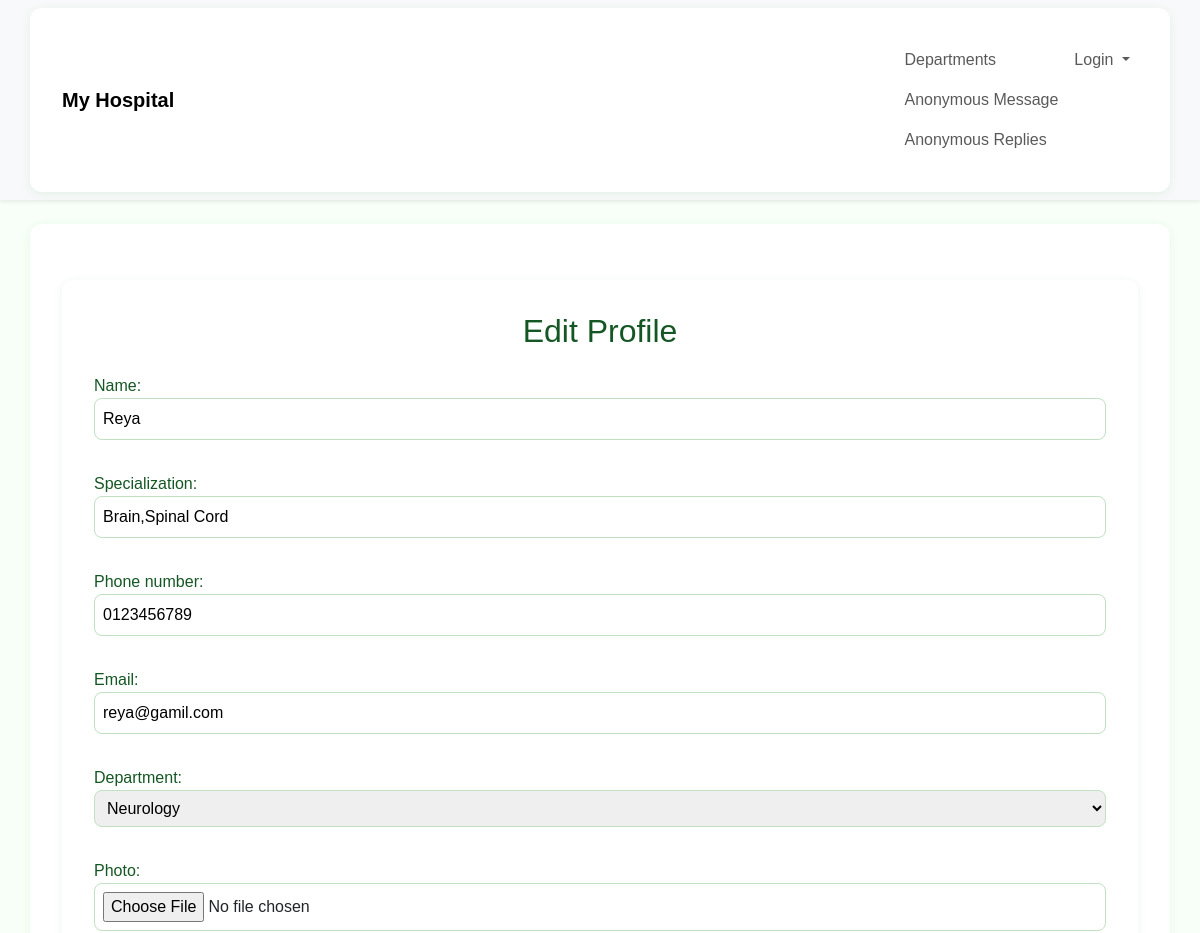
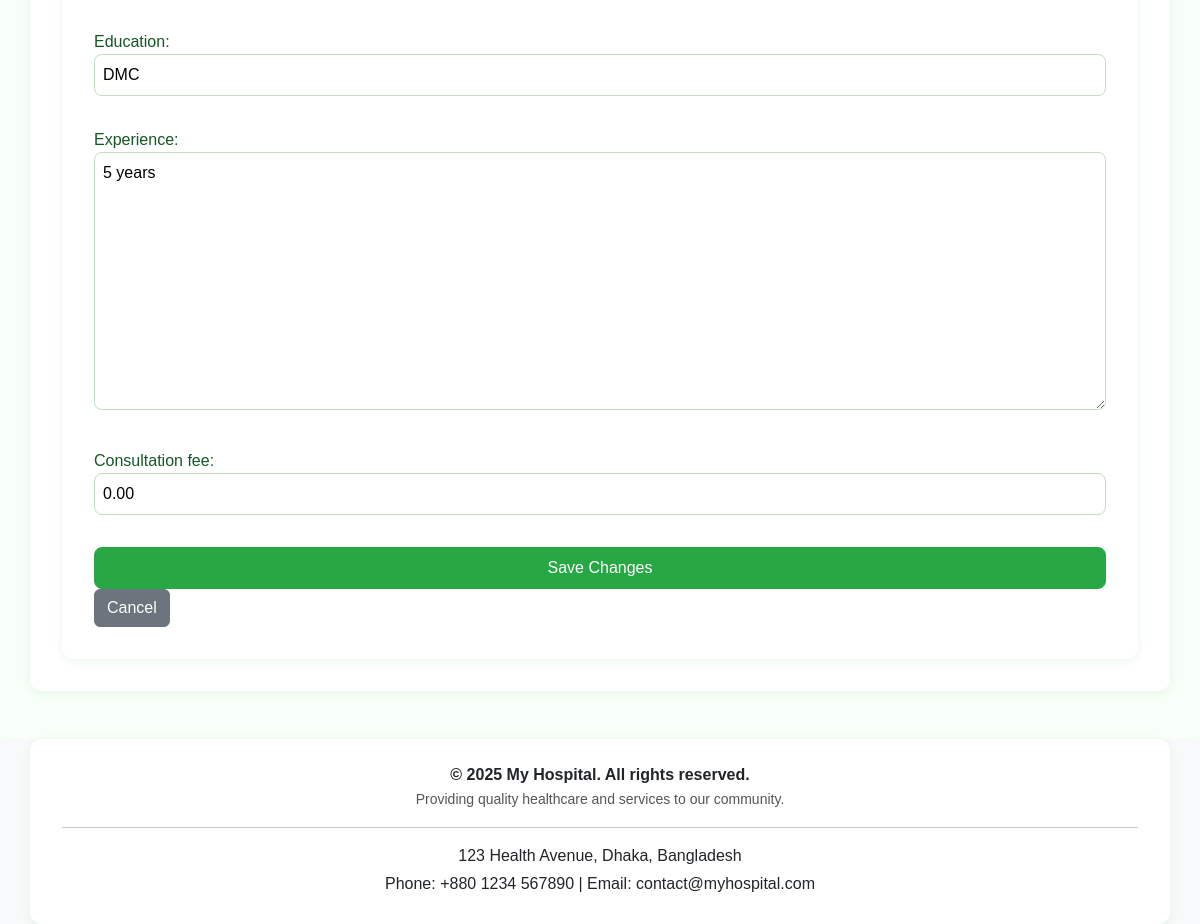
The app's page /doctors/doctor/edit-profile/ (signed in), older data (2 pictures, top to bottom).
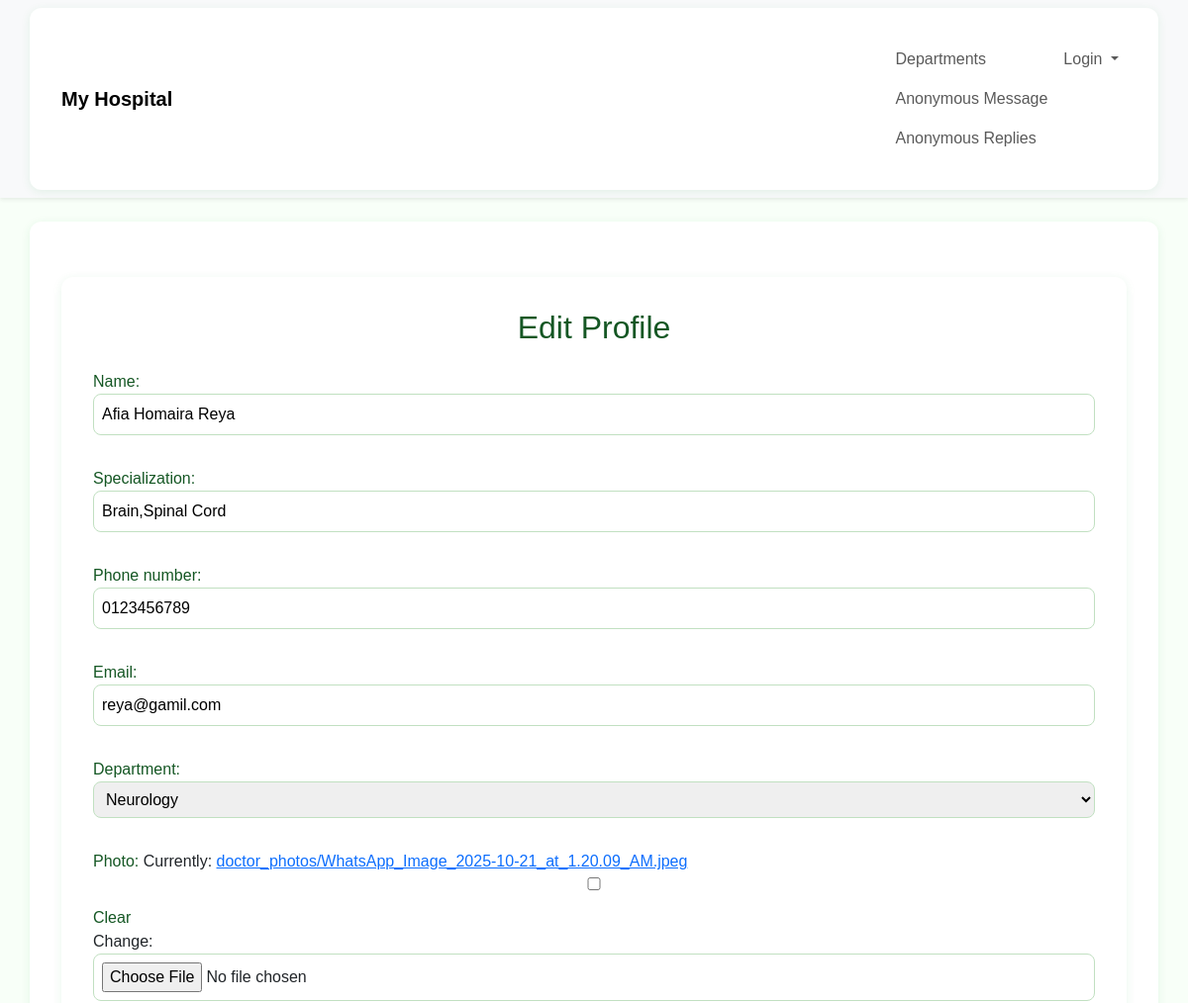
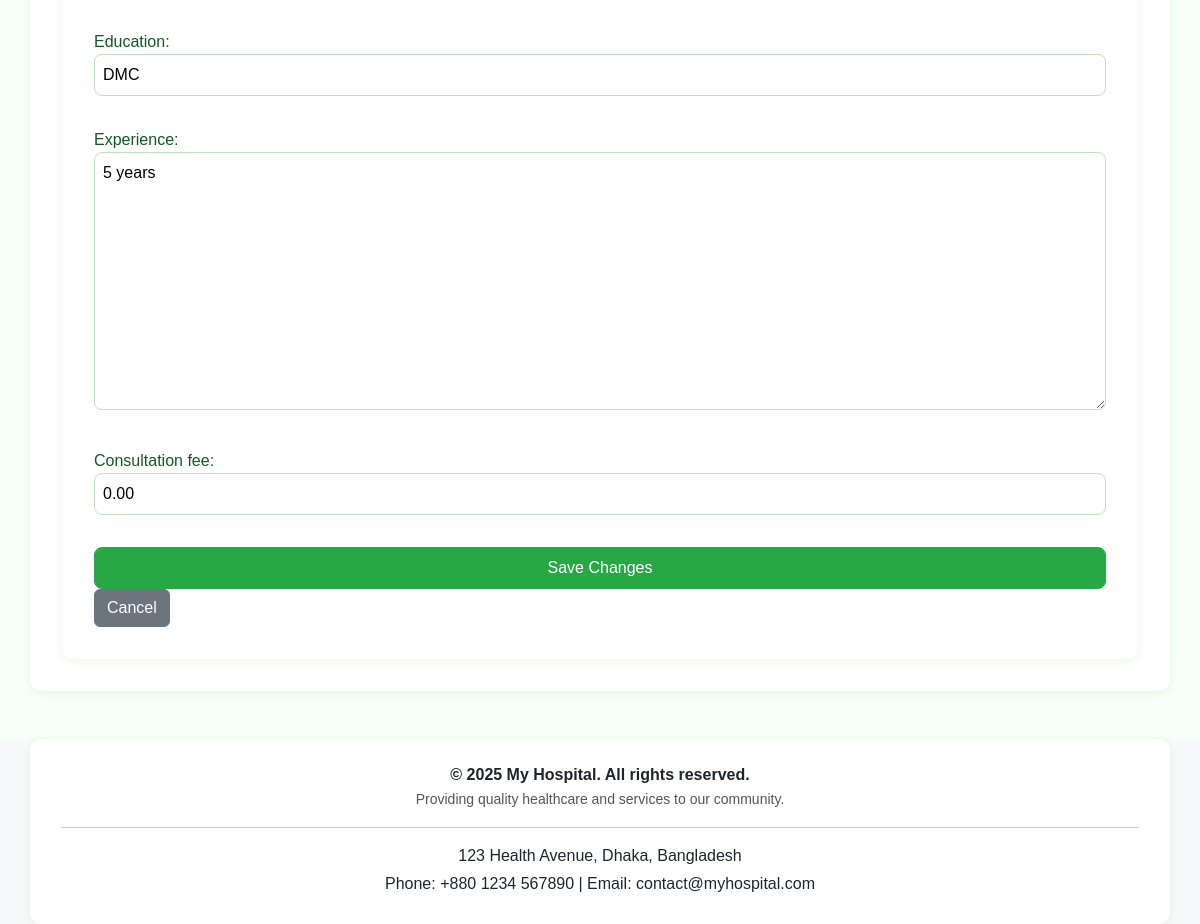
The same page, newer data (2 pictures, top to bottom).
### doctors/models.py (models this page shows, shortened)
class doctor(models.Model):
    user = models.OneToOneField(User, on_delete=models.CASCADE, null=True, blank=True)  # link to Django user
    name = models.CharField(max_length=100)
    specialization = models.CharField(max_length=100)
    phone_number = models.CharField(max_length=15)
    email = models.EmailField()
    department = models.ForeignKey('department', on_delete=models.CASCADE, null=True, blank=True)
    photo = models.ImageField(upload_to='doctor_photos/', null=True, blank=True)
    education = models.CharField(max_length=255, null=True, blank=True)
    experience = models.TextField(null=True, blank=True)
    consultation_fee = models.DecimalField(max_digits=8, decimal_places=2, default=0)

class department(models.Model):
    name = models.CharField(max_length=100)
    head = models.CharField(max_length=100)
    def __str__(self):
        return self.name

### doctors/views.py (the view)
# urls.py: path('doctor/edit-profile/', views.edit_doctor_profile, name='edit_doctor_profile'),
@login_required
def edit_doctor_profile(request):
    doc = request.user.doctor
    if request.method == 'POST':
        form = DoctorProfileForm(request.POST, request.FILES, instance=doc)
        if form.is_valid():
            form.save()
            return redirect('doctor_dashboard')  # Redirect to dashboard after saving
    else:
        form = DoctorProfileForm(instance=doc)
    return render(request, 'edit_doctor_profile.html', {'form': form})

### doctors/forms.py
class DoctorProfileForm(forms.ModelForm):
    class Meta:
        model = doctor
        fields = ['name', 'specialization', 'phone_number', 'email', 'department', 'photo', 'education', 'experience', 'consultation_fee']

### templates/edit_doctor_profile.html (shortened to what this page needs)
{% extends 'base.html' %}
{% load static %}
{% block content %}
<link rel="stylesheet" href="{% static 'edit_profile.css' %}">
<div class="container mt-4">
    <h2>Edit Profile</h2>
    <form method="post" enctype="multipart/form-data">
        {{ form.as_p }}
        <button type="submit" class="btn btn-primary">Save Changes</button>
        <a href="{% url 'doctor_dashboard' %}" class="btn btn-secondary">Cancel</a>
    </form>
</div>
{% endblock %}

Row changes from the older to the newer data that the page shows:
changed doctor "Brain,Spinal Cord": name "Reya" → "Afia Homaira Reya"
Text that changed along with them:
form field as_p: (not shown) → "☐"
text no longer shown: "Name: Specialization: Phone number: Email: Department: Photo: Education: Experience: Consultation fee:"
text now shown: "Name: Specialization: Phone number: Email: Department: Photo: Currently: doctor_photos/WhatsApp_Image_2025-10-21_at_1.20.09_AM.jpeg Clear Change: Education: Experience: Consultation fee:"
